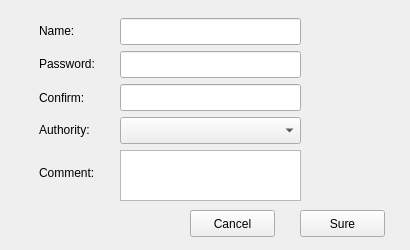
<?xml version="1.0" encoding="UTF-8"?>
<ui version="4.0">
 <class>QNewUser</class>
 <widget class="QCDialog" name="QNewUser">
  <property name="geometry">
   <rect>
    <x>0</x>
    <y>0</y>
    <width>410</width>
    <height>250</height>
   </rect>
  </property>
  <property name="focusPolicy">
   <enum>Qt::StrongFocus</enum>
  </property>
  <property name="windowTitle">
   <string>NewUser</string>
  </property>
  <widget class="QLabel" name="label">
   <property name="geometry">
    <rect>
     <x>39</x>
     <y>22</y>
     <width>44</width>
     <height>17</height>
    </rect>
   </property>
   <property name="text">
    <string>Name:</string>
   </property>
  </widget>
  <widget class="QLineEdit" name="le_pwd">
   <property name="geometry">
    <rect>
     <x>120</x>
     <y>51</y>
     <width>181</width>
     <height>27</height>
    </rect>
   </property>
  </widget>
  <widget class="QTextEdit" name="text_commnet">
   <property name="geometry">
    <rect>
     <x>120</x>
     <y>150</y>
     <width>181</width>
     <height>51</height>
    </rect>
   </property>
  </widget>
  <widget class="QCPushButton" name="btn_cancel">
   <property name="geometry">
    <rect>
     <x>190</x>
     <y>210</y>
     <width>85</width>
     <height>27</height>
    </rect>
   </property>
   <property name="text">
    <string>Cancel</string>
   </property>
  </widget>
  <widget class="QCPushButton" name="btn_sure">
   <property name="geometry">
    <rect>
     <x>300</x>
     <y>210</y>
     <width>85</width>
     <height>27</height>
    </rect>
   </property>
   <property name="text">
    <string>Sure</string>
   </property>
  </widget>
  <widget class="QLabel" name="label_4">
   <property name="geometry">
    <rect>
     <x>39</x>
     <y>164</y>
     <width>71</width>
     <height>17</height>
    </rect>
   </property>
   <property name="text">
    <string>Comment:</string>
   </property>
  </widget>
  <widget class="QComboBox" name="comb_auth">
   <property name="geometry">
    <rect>
     <x>120</x>
     <y>117</y>
     <width>181</width>
     <height>27</height>
    </rect>
   </property>
  </widget>
  <widget class="QLineEdit" name="le_name">
   <property name="geometry">
    <rect>
     <x>120</x>
     <y>18</y>
     <width>181</width>
     <height>27</height>
    </rect>
   </property>
  </widget>
  <widget class="QLabel" name="label_5">
   <property name="geometry">
    <rect>
     <x>39</x>
     <y>89</y>
     <width>59</width>
     <height>17</height>
    </rect>
   </property>
   <property name="text">
    <string>Confirm:</string>
   </property>
  </widget>
  <widget class="QLabel" name="label_2">
   <property name="geometry">
    <rect>
     <x>39</x>
     <y>55</y>
     <width>69</width>
     <height>17</height>
    </rect>
   </property>
   <property name="text">
    <string>Password:</string>
   </property>
  </widget>
  <widget class="QLabel" name="label_3">
   <property name="geometry">
    <rect>
     <x>39</x>
     <y>121</y>
     <width>69</width>
     <height>17</height>
    </rect>
   </property>
   <property name="text">
    <string>Authority:</string>
   </property>
  </widget>
  <widget class="QLineEdit" name="le_confirm">
   <property name="geometry">
    <rect>
     <x>120</x>
     <y>84</y>
     <width>181</width>
     <height>27</height>
    </rect>
   </property>
  </widget>
 </widget>
 <customwidgets>
  <customwidget>
   <class>QCPushButton</class>
   <extends>QPushButton</extends>
   <header>qcpushbutton.h</header>
  </customwidget>
  <customwidget>
   <class>QCDialog</class>
   <extends>QWidget</extends>
   <header>qcdialog.h</header>
   <container>1</container>
  </customwidget>
 </customwidgets>
 <resources/>
 <connections/>
</ui>
